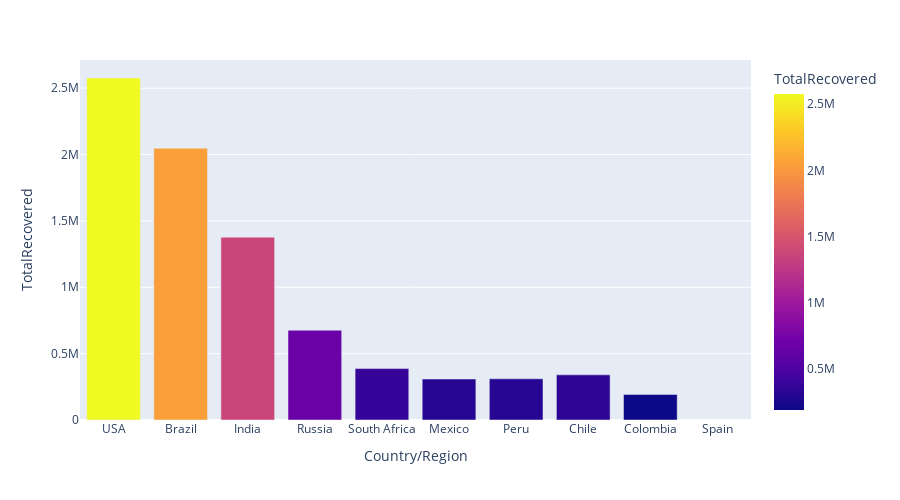

Here is the notebook cell this chart was saved with:
### Code cell
# TotalRecovered vs countries
px.bar(df1.head(10), x='Country/Region', y='TotalRecovered', color='TotalRecovered', height=500, hover_data=['Country/Region'])

### Figure 1 — Plotly figure (JSON) as saved in the notebook; plotly's stock layout.template omitted (floating-point values rounded to 4 significant figures)
{"data": [{"alignmentgroup": "True", "customdata": [["USA"], ["Brazil"], ["India"], ["Russia"], ["South Africa"], ["Mexico"], ["Peru"], ["Chile"], ["Colombia"], ["Spain"]], "hovertemplate": "Country/Region=%{customdata[0]}<br>TotalRecovered=%{marker.color}<extra></extra>", "legendgroup": "", "marker": {"color": [2576668, 2047660, 1377384, 676357, 387316, 308848, 310337, 340168, 192355, null], "coloraxis": "coloraxis"}, "name": "", "offsetgroup": "", "orientation": "v", "showlegend": false, "textposition": "auto", "type": "bar", "x": ["USA", "Brazil", "India", "Russia", "South Africa", "Mexico", "Peru", "Chile", "Colombia", "Spain"], "xaxis": "x", "y": [2576668, 2047660, 1377384, 676357, 387316, 308848, 310337, 340168, 192355, null], "yaxis": "y"}], "layout": {"barmode": "relative", "coloraxis": {"colorbar": {"title": {"text": "TotalRecovered"}}, "colorscale": [[0, "#0d0887"], [0.1111, "#46039f"], [0.2222, "#7201a8"], [0.3333, "#9c179e"], [0.4444, "#bd3786"], [0.5556, "#d8576b"], [0.6667, "#ed7953"], [0.7778, "#fb9f3a"], [0.8889, "#fdca26"], [1, "#f0f921"]]}, "height": 500, "legend": {"tracegroupgap": 0}, "margin": {"t": 60}, "xaxis": {"anchor": "y", "domain": [0, 1], "title": {"text": "Country/Region"}}, "yaxis": {"anchor": "x", "domain": [0, 1], "title": {"text": "TotalRecovered"}}}}
